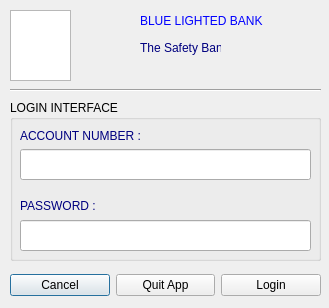
<?xml version="1.0" encoding="UTF-8"?>
<ui version="4.0">
 <class>DialogLogin</class>
 <widget class="QDialog" name="DialogLogin">
  <property name="geometry">
   <rect>
    <x>0</x>
    <y>0</y>
    <width>329</width>
    <height>308</height>
   </rect>
  </property>
  <property name="windowTitle">
   <string>Login Interface</string>
  </property>
  <property name="windowIcon">
   <iconset resource="RImages.qrc">
    <normaloff>:/MesImages/MesImages/Screenshot_20210215-172805.png</normaloff>:/MesImages/MesImages/Screenshot_20210215-172805.png</iconset>
  </property>
  <property name="styleSheet">
   <string notr="true">#DialogLogin
{
	
}</string>
  </property>
  <widget class="Line" name="line">
   <property name="geometry">
    <rect>
     <x>10</x>
     <y>80</y>
     <width>311</width>
     <height>20</height>
    </rect>
   </property>
   <property name="orientation">
    <enum>Qt::Horizontal</enum>
   </property>
  </widget>
  <widget class="QGroupBox" name="loginInterface">
   <property name="geometry">
    <rect>
     <x>10</x>
     <y>100</y>
     <width>311</width>
     <height>161</height>
    </rect>
   </property>
   <property name="styleSheet">
    <string notr="true">font: 12pt &quot;Copperplate Gothic Bold&quot;;</string>
   </property>
   <property name="title">
    <string>LOGIN INTERFACE</string>
   </property>
   <widget class="QLabel" name="labelIdentifiant">
    <property name="geometry">
     <rect>
      <x>10</x>
      <y>20</y>
      <width>161</width>
      <height>31</height>
     </rect>
    </property>
    <property name="styleSheet">
     <string notr="true">#labelIdentifiant
{
	
	color: rgb(0, 0, 127);
	
	font: 10pt &quot;Copperplate Gothic Bold&quot;;
}</string>
    </property>
    <property name="text">
     <string>ACCOUNT NUMBER :</string>
    </property>
   </widget>
   <widget class="QLabel" name="labelMotdepasse">
    <property name="geometry">
     <rect>
      <x>10</x>
      <y>90</y>
      <width>101</width>
      <height>31</height>
     </rect>
    </property>
    <property name="styleSheet">
     <string notr="true">#labelMotdepasse
{
	color: rgb(0, 0, 127);
	font: 10pt &quot;Copperplate Gothic Bold&quot;;
}</string>
    </property>
    <property name="text">
     <string>PASSWORD :</string>
    </property>
   </widget>
   <widget class="QLineEdit" name="accountNumber">
    <property name="geometry">
     <rect>
      <x>10</x>
      <y>49</y>
      <width>291</width>
      <height>31</height>
     </rect>
    </property>
    <property name="styleSheet">
     <string notr="true">font: 11pt &quot;Copperplate Gothic Bold&quot;;</string>
    </property>
   </widget>
   <widget class="QLineEdit" name="password">
    <property name="geometry">
     <rect>
      <x>10</x>
      <y>120</y>
      <width>291</width>
      <height>31</height>
     </rect>
    </property>
    <property name="styleSheet">
     <string notr="true">font: 11pt &quot;Copperplate Gothic Bold&quot;;</string>
    </property>
    <property name="echoMode">
     <enum>QLineEdit::Password</enum>
    </property>
   </widget>
  </widget>
  <widget class="QLabel" name="label_3">
   <property name="geometry">
    <rect>
     <x>140</x>
     <y>40</y>
     <width>81</width>
     <height>16</height>
    </rect>
   </property>
   <property name="styleSheet">
    <string notr="true">color:rgb(0, 0, 127);
font: 75 8pt &quot;Times New Roman&quot;;</string>
   </property>
   <property name="text">
    <string>The Safety Bank</string>
   </property>
  </widget>
  <widget class="QLabel" name="label_2">
   <property name="geometry">
    <rect>
     <x>140</x>
     <y>0</y>
     <width>191</width>
     <height>41</height>
    </rect>
   </property>
   <property name="styleSheet">
    <string notr="true">font: 18pt &quot;CityBlueprint&quot;;
color: rgb(0, 0, 255);</string>
   </property>
   <property name="text">
    <string>BLUE LIGHTED BANK</string>
   </property>
  </widget>
  <widget class="QGraphicsView" name="graphicsView">
   <property name="geometry">
    <rect>
     <x>10</x>
     <y>10</y>
     <width>61</width>
     <height>71</height>
    </rect>
   </property>
   <property name="styleSheet">
    <string notr="true">border-image: url(:/MesImages/MesImages/Screenshot_20210215-172511.png);</string>
   </property>
  </widget>
  <widget class="QWidget" name="horizontalLayoutWidget">
   <property name="geometry">
    <rect>
     <x>10</x>
     <y>270</y>
     <width>311</width>
     <height>31</height>
    </rect>
   </property>
   <layout class="QHBoxLayout" name="horizontalLayout">
    <item>
     <widget class="QPushButton" name="cancel">
      <property name="styleSheet">
       <string notr="true">#cancel
{
	font: 8.5pt &quot;Batang&quot;;
}</string>
      </property>
      <property name="text">
       <string>Cancel</string>
      </property>
     </widget>
    </item>
    <item>
     <widget class="QPushButton" name="quit">
      <property name="styleSheet">
       <string notr="true">#quit
{	
	font: 8.5pt &quot;Batang&quot;;
}</string>
      </property>
      <property name="text">
       <string>Quit App</string>
      </property>
     </widget>
    </item>
    <item>
     <widget class="QPushButton" name="login">
      <property name="styleSheet">
       <string notr="true">#login
{	
	font: 8.5pt &quot;Batang&quot;;
}</string>
      </property>
      <property name="text">
       <string>Login</string>
      </property>
     </widget>
    </item>
   </layout>
  </widget>
 </widget>
 <resources>
  <include location="RImages.qrc"/>
 </resources>
 <connections>
  <connection>
   <sender>cancel</sender>
   <signal>clicked()</signal>
   <receiver>DialogLogin</receiver>
   <slot>close()</slot>
   <hints>
    <hint type="sourcelabel">
     <x>48</x>
     <y>285</y>
    </hint>
    <hint type="destinationlabel">
     <x>250</x>
     <y>198</y>
    </hint>
   </hints>
  </connection>
 </connections>
</ui>
